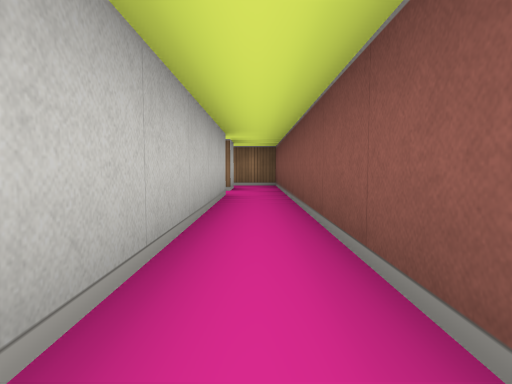
view 1 (above)

14 first-person views from a walk through a cub3D maze. The camera is about half as high as the walls, tilts 4° down and sees 75° across. The floor is counted in squares. Each view is taken from the middle of a square. On the plan, view 1 faces up. The plan holds only what a view shows up to about 9 squares ahead; the rest is blank.

view 2
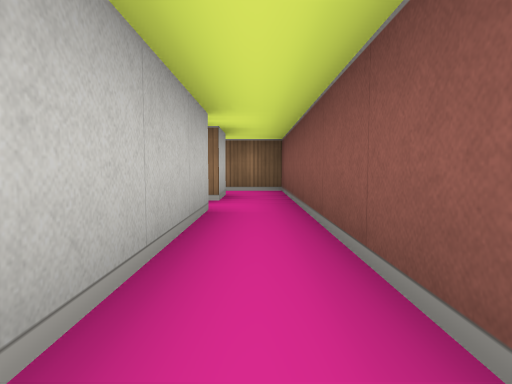

view 3
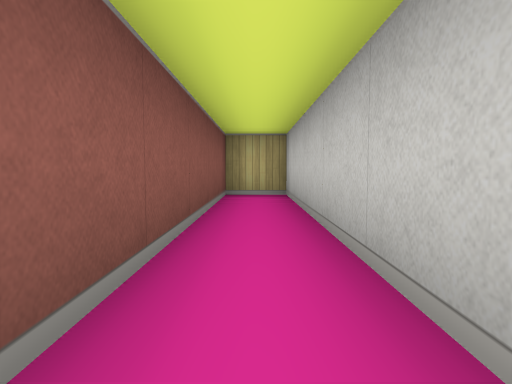

view 4
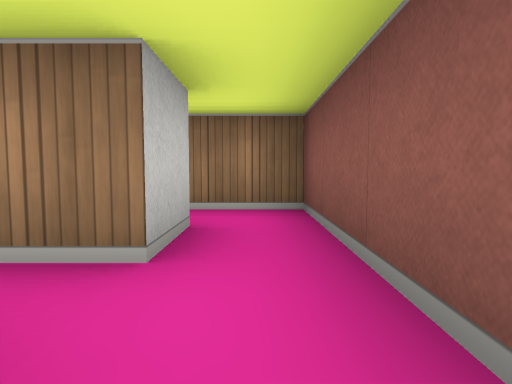

view 5
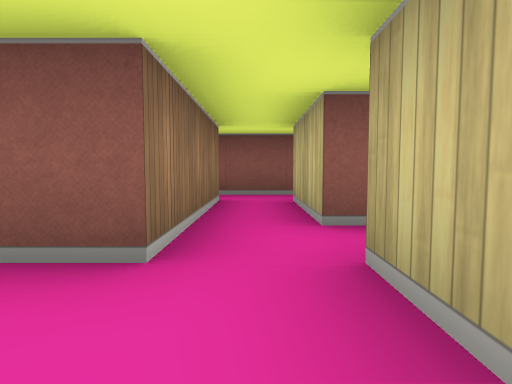

view 6
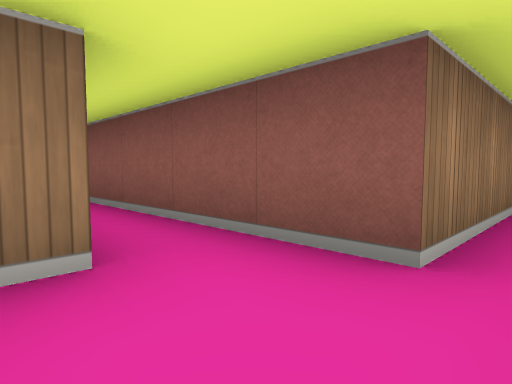

view 7
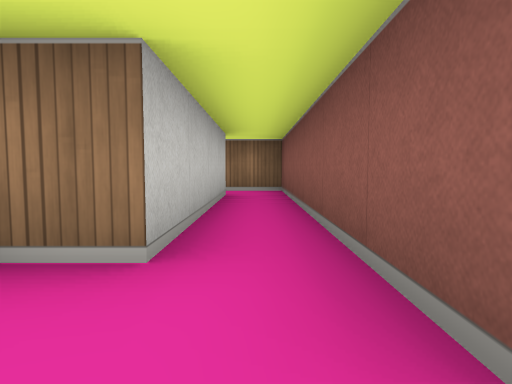

view 8
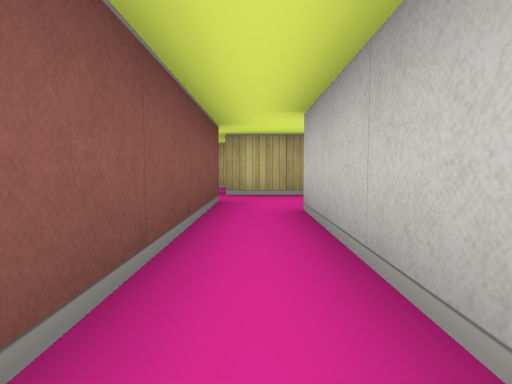

view 9
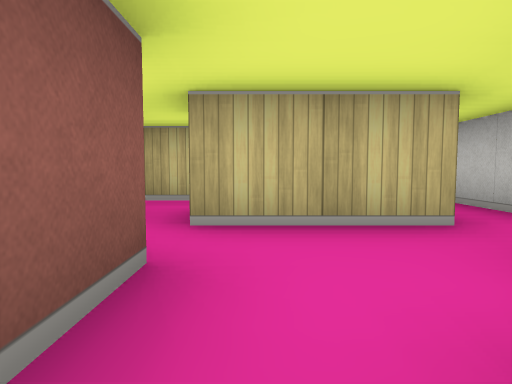

view 10
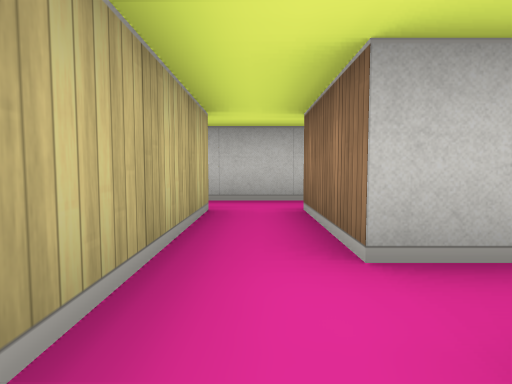

view 11
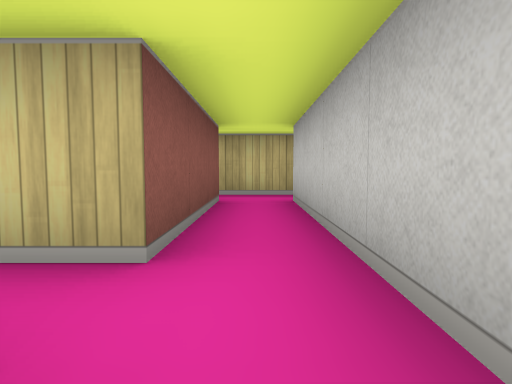

view 12
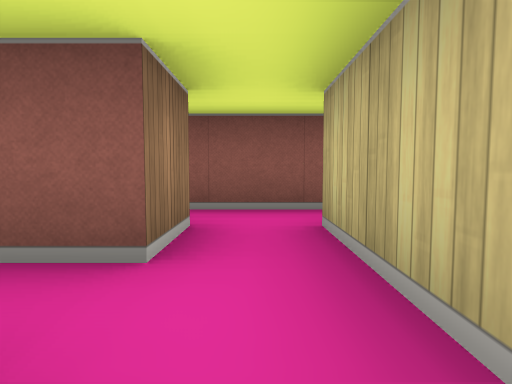

view 13
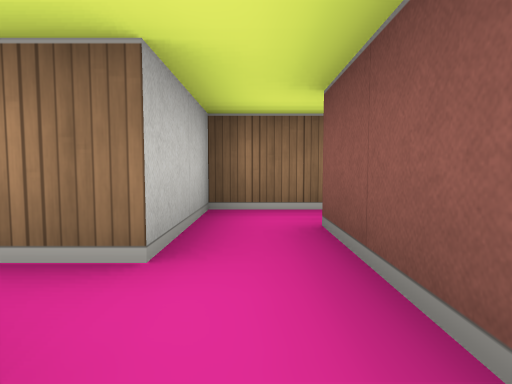

view 14
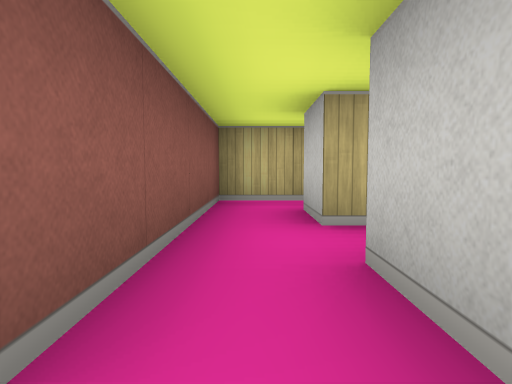

### Floor plan
Ten units are one square. View 1 is at (0, 0); x grows to the right and y downward. Boxes are objects, and circles mark ways between rooms. Rooms are numbered by the first view taken in them; rooms with no view inside come last. Other rooms are left out.
<svg viewBox="-75 -130 85 160">
<path fill="none" stroke="#000" d="M-5 -55 -5 5 5 5 5 -65M-56 -55 -44 -55M-45 -75 -52 -75M-44 -55 -35 -55 -35 -45M-25 -55 -5 -55M-45 -115 -45 -75M-5 -65 -35 -65 -35 -125 -46 -125M-35 -35 -25 -35M-45 -5 -55 -5 -55 -35 -35 -35M-66 5 -45 5M-65 -48 -65 -5M-35 -45 -55 -45M-45 5 -45 15M-35 15 -35 -5M-32 -25 -45 -25 -45 -5M-35 -5 -35 -15M-5 -75 -5 -65M5 -65 5 -85 -8 -85M-48 25 -35 25 -35 15"/>
<circle cx="-15" cy="-60" r="3" fill="#2a7"/>
<circle cx="0" cy="-70" r="3" fill="#2a7"/>
<circle cx="-50" cy="-60" r="3" fill="#2a7"/>
<circle cx="-60" cy="-50" r="3" fill="#2a7"/>
<circle cx="-30" cy="-50" r="3" fill="#2a7"/>
<circle cx="-45" cy="-40" r="3" fill="#2a7"/>
<circle cx="-50" cy="0" r="3" fill="#2a7"/>
<circle cx="-40" cy="-10" r="3" fill="#2a7"/>
<circle cx="-40" cy="10" r="3" fill="#2a7"/>
<text x="0" y="-30">1</text>
<text x="-60" y="-60">2</text>
<text x="-40" y="-80">3</text>
<text x="-30" y="-40">4</text>
<text x="-60" y="-20">5</text>
<text x="-40" y="0">6</text>
<text x="-40" y="-20">7</text>
<text x="0" y="-80">8</text>
<text x="-40" y="20">9</text>
</svg>
Room 1 opens to room 3. Room 1 opens to room 8. Room 2 opens to room 3. Room 2 opens to room 5. Room 3 opens to room 4. Room 4 opens to room 5. Room 5 opens to room 6. Room 6 opens to room 7. Room 6 opens to room 9.

Where each view was taken, in squares from view 1:
view 1: 0 up, 0 right, facing up
view 2: 2 up, 0 right, facing up
view 3: 5 up, 0 right, facing down
view 4: 5 up, 0 right, facing up
view 5: 6 up, 5 left, facing right
view 6: 6 up, 5 left, facing up-right
view 7: 6 up, 4 left, facing up
view 8: 11 up, 4 left, facing down
view 9: 8 up, 4 left, facing down
view 10: 4 up, 2 left, facing left
view 11: 5 up, 6 left, facing down
view 12: 0 up, 7 left, facing right
view 13: 1 down, 4 left, facing up
view 14: 2 up, 4 left, facing down
